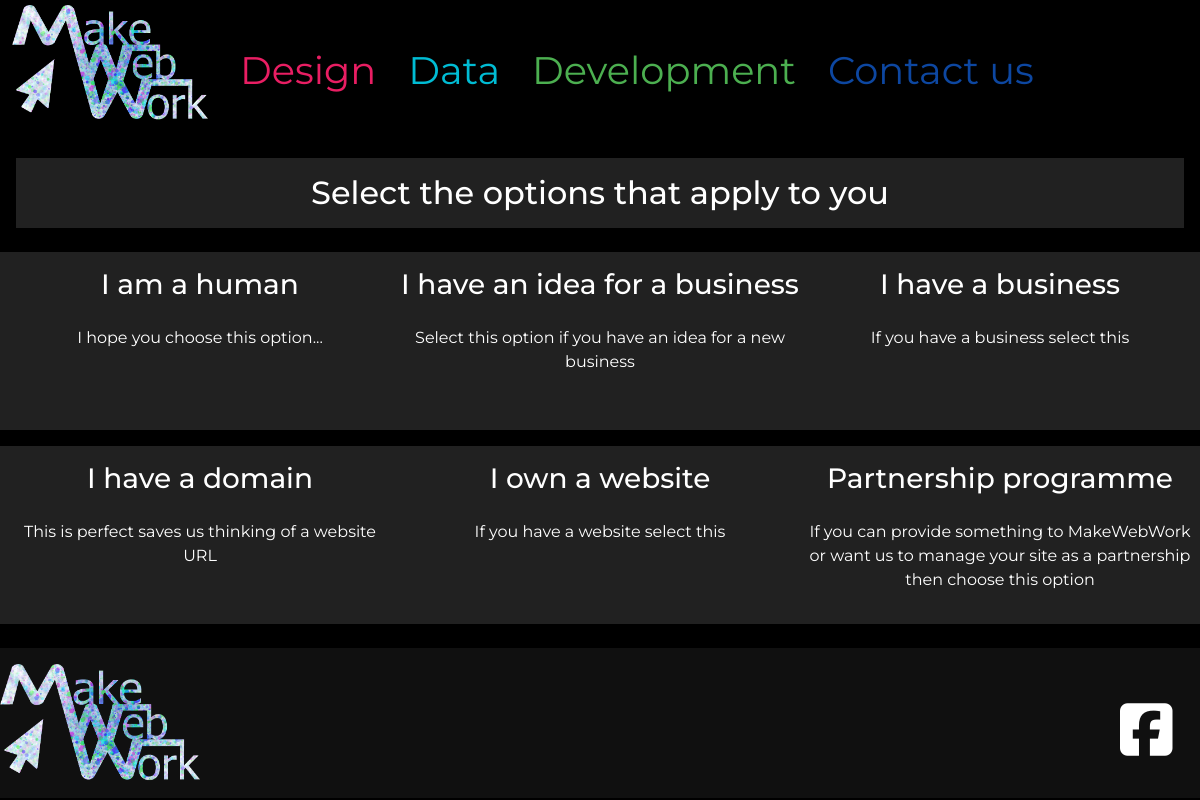
Page /contact (signed in) on the committed database.
### default_site/models.py (models this page shows, shortened)
class ContactOptions(models.Model):
    name = models.CharField(max_length=30, null=False, blank=False)
    description = models.CharField(max_length=500, null=False, blank=False)
    displayorder = models.IntegerField()
    display = models.BooleanField(default=True)

class Socials(models.Model):
    brand = models.CharField(max_length=30, null=False, blank=False)
    fontawesome = models.CharField(max_length=50, null=False, blank=False)
    link = models.CharField(max_length=150, null="true", blank="true")
    display = models.BooleanField(null=False, blank=False, default=True)

### default_site/views.py (the view)
# urls.py: path('contact', contact, name="contact"),
@login_required
def contact(request):
    if request.method == "POST":
        print("hello world")
    context = {
        "selectoptions": Selectoptions.objects.all(),
        "questions": FormQuestions.objects.all(),
        "socials": Socials.objects.all(),
        "options": ContactOptions.objects.all().order_by("displayorder").values() # noqa
    }
    return render(request, 'default_site/contact.html', context)

### default_site/templates/default_site/contact.html (shortened to what this page needs)
{% extends 'base.html' %}
{% load static %}
{% block extra_css %}
<link rel="stylesheet" type="text/css" href="{% static '/css/webformstyles.css' %}">
{% endblock %}
{% block content %}
<div id="initial" class="col-12">
    <h2 class="grey darken-4 mx-3 my-3 text-center py-3">Select the options that apply to you</h2>
    <div class="selection-container">
        {% for option in options %}
            {% if option.display %}
                    <div id="{{option.id}}" class="col-12 col-lg-6 col-xl-4 col-xxl-2 grey darken-4 text-center my-2 selectable">
                        <h3 class="pt-3">{{option.name}}</h3>
                        <p class="mx-2 py-3">
                            {{option.description}}
                        </p>
                    </div>
            {% endif %}
        {% endfor %}
    </div>
</div>
{% endblock %}

### templates/base.html (shortened to what this page needs)
{% load static %}
<!doctype html>
<html lang="en">
  <head>
    {% block corecss %}
    <link href="https://cdn.jsdelivr.net/npm/bootstrap@5.0.2/dist/css/bootstrap.min.css" rel="stylesheet"
>
    <link rel="stylesheet" type="text/css" href="{% static '/css/colors.css' %}">
    <link rel="stylesheet" type="text/css" href="{% static '/css/styles.css' %}">
    {% endblock %}
    {% block extra_css %}
    {% endblock %}
  </head>
  <body class="black white-text">
    {% include 'includes/navbar.html' %}
    <div id="col-12">
    {% block content %}
    {% endblock %}
    </div>
    <footer class="mt-3 pt-3 grey op-1 general-container">
        <div class="col-2">
            <img class="img-fluid" src="{% static 'images/Makewebwork_logo.png' %}" alt="MakeWebWork's logo">
        </div>
        {% for icon in socials %}
            {% if icon.display and icon.link|length > 1 %}
            <div class="col-2">
                <a class="footer-icon" href="{{ icon.link }}">
                    <i class="{{icon.fontawesome}}"></i>
                </a>
            </div>
            {% endif %}
        {% endfor %}
    </footer>
  </body>
</html>

### static/css/styles.css (style rules this page uses)
a { text-decoration: none; color:inherit; }
body { font-family: 'Montserrat', sans-serif; }
.general-container { display: flex; width: 100%; flex-wrap: wrap; justify-content: space-between; flex-direction: row; align-items: center; }
.footer-icon { font-size: 10vw; padding-left:5vw }
.selection-container { display: flex; width: 100%; flex-wrap: wrap; justify-content: left; flex-direction: row; align-items: center; }
@media (min-width: 992px) { .footer-icon { font-size: 5vw; padding-left:10vw } }

### rows in the picture
ContactOptions: name "I am a human", description "I hope you choose this option..."
ContactOptions: name "I have an idea for a business", description "Select this option if you have an idea for a new business"
ContactOptions: name "I have a business", description "If you have a business select this"
ContactOptions: name "I have a domain", description "This is perfect saves us thinking of a website URL"
ContactOptions: name "I own a website", description "If you have a website select this"
ContactOptions: name "Partnership programme", description "If you can provide something to MakeWebWork or want us to manage your site as a partnership then choose this option"
